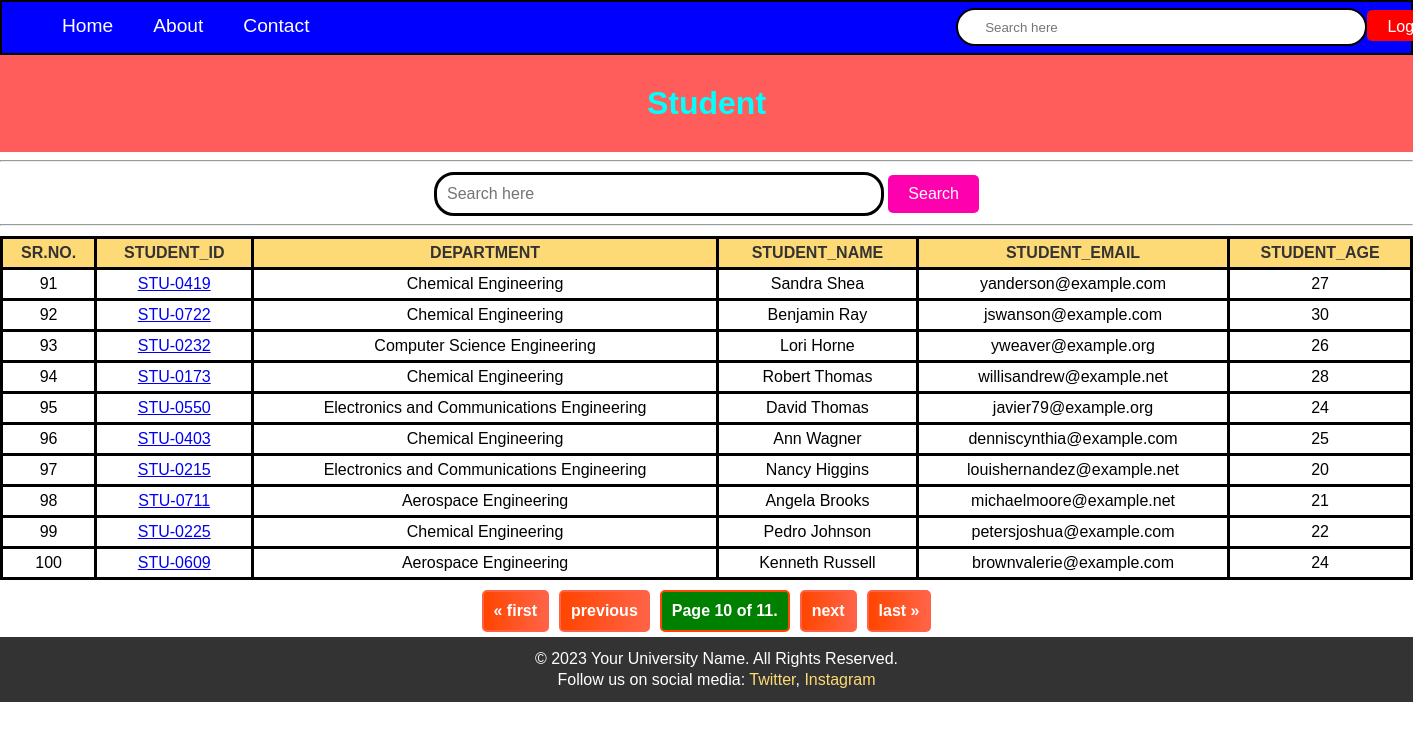
The page /student?page=10 on the database its author committed.
### vegi/models.py (models this page shows, shortened)
class Student(models.Model):
    department = models.ForeignKey(
        Department, related_name="depart", on_delete=models.CASCADE
    )
    student_id = models.OneToOneField(
        StudentID, related_name="studentid", on_delete=models.SET_NULL, null=True
    )
    student_name = models.CharField(max_length=100)
    student_email = models.EmailField(unique=True)
    student_age = models.IntegerField(default=18)
    student_address = models.TextField()
    is_deleted = models.BooleanField(default=False)
    objects = StudentManager()
    admin_objects = models.Manager()
    class Meta:
        ordering = ["student_name"]
        verbose_name = "student"

class StudentID(models.Model):
    student_id = models.CharField(max_length=100)
    def __str__(self) -> str:
        return self.student_id

class Department(models.Model):
    department = models.CharField(max_length=100)
    class Meta:
        ordering = ["department"]

### vegi/views.py (the view, shortened to what this page needs)
# urls.py: path("student", get_students, name="get_students"),
def get_students(request):
    queryset = Student.objects.annotate(
        total_marks=Sum("studentmarks__marks")
    ).order_by("-total_marks")
    paginator = Paginator(queryset, 10)
    page_number = request.GET.get("page", 1)
    try:
        page_obj = paginator.page(page_number)
    except PageNotAnInteger:
        page_obj = paginator.page(1)
    except EmptyPage:
        page_obj = paginator.page(paginator.num_pages)
    return render(
        request, "report/student.html", {"page_obj": page_obj, "heading": "Student"}
    )

### vegi/models.py (called while the page is built)
    def get_queryset(self):
        return super().get_queryset().filter(is_deleted=False)

### vegi/templates/report/student.html (shortened to what this page needs)
{% extends 'base.html' %}
{% block start %}
  <header>
    <nav>
      <ul>
        <li>
          <a href="student">Home</a>
        </li>
        <li>About</li>
        <li>Contact</li>
      </ul>
      <div class="search">
        <input type="text" placeholder="Search here" />
      </div>
      <div class="logout-btn">
        <a href="/logout" class="btn btn-success">Logout</a>
      </div>
    </nav>
  </header>
  <main>
    <h1>Student</h1>
  </main>
  <hr />
  <div class="search-section">
    <form>
      <div class="search">
        <input type="text" name="search" placeholder="Search here" />
        <button type="submit" class="btn btn-primary">Search</button>
      </div>
    </form>
  </div>
  <hr />
  <table>
    <thead>
      <tr>
        <th>Sr.no.</th>
        <th>student_id</th>
        <th>department</th>
        <th>student_name</th>
        <th>student_email</th>
        <th>student_age</th>
      </tr>
    </thead>
    <tbody>
      {% for student in page_obj %}
        <tr>
          <td>{{ page_obj.start_index|add:forloop.counter0 }}</td>
          <td>
            <a href="{% url 'see_marks' student.student_id %}">{{ student.student_id }}</a>
          </td>
          <td>{{ student.department.department }}</td>
          <td>{{ student.student_name }}</td>
          <td>{{ student.student_email }}</td>
          <td>{{ student.student_age }}</td>
        </tr>
      {% endfor %}
    </tbody>
  </table>
  <div class="pagination">
    <span class="step-links">
      {% if page_obj.has_previous %}
        <a href="?page=1">&laquo; first</a>
        <a href="?page={{ page_obj.previous_page_number }}">previous</a>
      {% endif %}
      <span class="current">Page {{ page_obj.number }} of {{ page_obj.paginator.num_pages }}.</span>
      {% if page_obj.has_next %}
        <a href="?page={{ page_obj.next_page_number }}">next</a>
        <a href="?page={{ page_obj.paginator.num_pages }}">last &raquo;</a>
      {% endif %}
    </span>
  </div>
  <footer>
    <p>&copy; 2023 Your University Name. All Rights Reserved.</p>
    <p>
      Follow us on social media:
      <a href="https://twitter.com" target="_blank">Twitter</a>,
      <a href="https://www.instagram.com/" target="_blank">Instagram</a>
    </p>
  </footer>
{% endblock %}

### vegi/templates/report/student.html (style rules this page uses)
header { height: 51px; background-color: blue; border: 2px solid rgb(0, 0, 0); animation: slideInNav 1s ease-out; }
nav { display: flex; justify-content: space-between; align-items: center; }
nav ul, nav a { height: 15px; display: flex; justify-content: left; align-items: center; margin-left: 0; text-decoration: none; color: white; }
nav ul li { font-size: larger; padding: 0 20px; list-style-type: none; display: flex; justify-content: flex-start; color: white; margin: 0; }
nav .search { display: flex; align-items: center; margin-right: auto; }
nav .search input { width: 25vw; height: 30px; padding: 2px 27px; border: 2px solid black; border-radius: 25px; margin: 5px 0px 2px 47em; }
nav .btn-success { background-color: rgb(255, 0, 0); color: #fff; padding: 8px 20px; text-decoration: none; border-radius: 5px; display: inline-block; }
nav .logout-btn { margin-right: 1em; }
main { background-color: rgb(255, 92, 92); color: cyan; text-align: center; padding: 30px; animation: fadeInMain 2s ease-in-out; }
h1 { margin: 0; }
.search-section { text-align: center; margin-top: 10px; margin-bottom: -10px; }
.search { width: 100%; }
.search-section input[type='text'] { width: 30%; padding: 10px; margin-bottom: 10px; border: 3px solid #000000; border-radius: 20px; font-size: 16px; color: #333; }
.search-section button { background-color: rgb(255, 0, 174); color: #fff; padding: 10px 20px; font-size: 16px; border: none; border-radius: 5px; cursor: pointer; transition: background-color 0.3s ease; }
table { width: 100%; border-collapse: collapse; margin: 10px 0; }
th, td { border: 3px solid #000000; padding: 5px; text-align: center; }
th { background-color: #feda77; color: #333; font-weight: bold; text-transform: uppercase; }
.pagination { display: flex; justify-content: center; align-items: center; margin-top: 0; margin-bottom: 5px; }
.step-links { list-style: none; padding: 0; display: flex; }
.step-links a, .step-links .current { color: #fff; text-decoration: none; padding: 10px; margin: 0 5px; border-radius: 5px; font-weight: bold; transition: background 0.3s, border 0.3s; background: linear-gradient(to right, #ff4500, #ff6347); border: 2px solid #ff6347; }
.step-links .current { background: green; border-color: #ff4500; }
footer { position: relative; bottom: 0; width: 100%; background-color: #333; color: #fff; padding: 10px; text-align: center; }
footer p { margin: 3px 0; }
footer a { color: #feda77; text-decoration: none; transition: color 0.3s ease-in-out; }

### rows shown on the page
Student: start_index|add "91", student_id "STU-0419", department.department "Chemical Engineering", student_name "Sandra Shea", student_email "yanderson@example.com", student_age "27"
Student: start_index|add "92", student_id "STU-0722", department.department "Chemical Engineering", student_name "Benjamin Ray", student_email "jswanson@example.com", student_age "30"
Student: start_index|add "93", student_id "STU-0232", department.department "Computer Science Engineering", student_name "Lori Horne", student_email "yweaver@example.org", student_age "26"
Student: start_index|add "94", student_id "STU-0173", department.department "Chemical Engineering", student_name "Robert Thomas", student_email "willisandrew@example.net", student_age "28"
Student: start_index|add "95", student_id "STU-0550", department.department "Electronics and Communications Engineering", student_name "David Thomas", student_email "javier79@example.org", student_age "24"
Student: start_index|add "96", student_id "STU-0403", department.department "Chemical Engineering", student_name "Ann Wagner", student_email "denniscynthia@example.com", student_age "25"
Student: start_index|add "97", student_id "STU-0215", department.department "Electronics and Communications Engineering", student_name "Nancy Higgins", student_email "louishernandez@example.net", student_age "20"
Student: start_index|add "98", student_id "STU-0711", department.department "Aerospace Engineering", student_name "Angela Brooks", student_email "michaelmoore@example.net", student_age "21"
Student: start_index|add "99", student_id "STU-0225", department.department "Chemical Engineering", student_name "Pedro Johnson", student_email "petersjoshua@example.com", student_age "22"
Student: start_index|add "100", student_id "STU-0609", department.department "Aerospace Engineering", student_name "Kenneth Russell", student_email "brownvalerie@example.com", student_age "24"

### other values the page prints
{{ page_obj.number }} "10"
{{ page_obj.paginator.num_pages }} "11"
